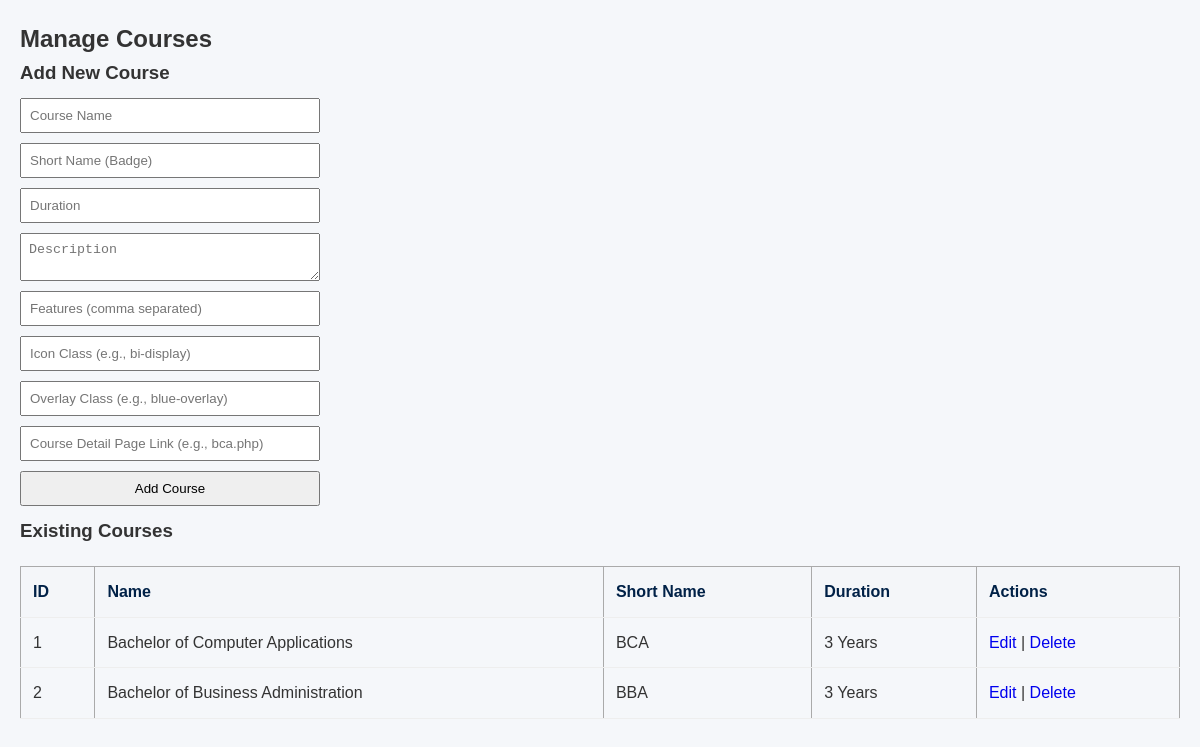
The app's page /Admin/manage_course.php with its own data.
### tables this page shows
CREATE TABLE IF NOT EXISTS `courses` (
  `id` INT AUTO_INCREMENT PRIMARY KEY,
  `name` VARCHAR(100) NOT NULL,
  `short_name` VARCHAR(10) NULL,
  `duration` VARCHAR(50) NULL,
  `description` TEXT NULL,
  `features` TEXT NULL,
  `icon_class` VARCHAR(50) NULL,
  `overlay_class` VARCHAR(20) NULL,
  `link` VARCHAR(100) NULL,
  `image` VARCHAR(255) NULL
);

### Admin/manage_course.php (the view, shortened to what this page needs)
<?php
include __DIR__ . '/db.php';
$courses = $conn->query("SELECT * FROM courses ORDER BY id ASC")->fetchAll(PDO::FETCH_ASSOC);
?>
<!DOCTYPE html>
<html lang="en">
<head>
    <link rel="stylesheet" href="admin.css">
    <link rel="stylesheet" href="../CSS/style.css">
</head>
<body>
<div class="container">
    <h2>Manage Courses</h2>
    <form method="POST">
        <h3>Add New Course</h3>
        <input type="text" name="name" placeholder="Course Name" required>
        <input type="text" name="short_name" placeholder="Short Name (Badge)" required>
        <input type="text" name="duration" placeholder="Duration" required>
        <textarea name="description" placeholder="Description" required></textarea>
        <input type="text" name="features" placeholder="Features (comma separated)">
        <input type="text" name="icon_class" placeholder="Icon Class (e.g., bi-display)">
        <input type="text" name="overlay_class" placeholder="Overlay Class (e.g., blue-overlay)">
        <input type="text" name="link" placeholder="Course Detail Page Link (e.g., bca.php)">
        <button type="submit" name="add_course">Add Course</button>
    </form>
    <h3>Existing Courses</h3>
    <table>
        <tr>
            <th>ID</th>
            <th>Name</th>
            <th>Short Name</th>
            <th>Duration</th>
            <th>Actions</th>
        </tr>
        <?php if (!empty($courses)): ?>
            <?php foreach ($courses as $c): ?>
            <tr>
                <td><?= $c['id'] ?></td>
                <td><?= $c['name'] ?></td>
                <td><?= $c['short_name'] ?></td>
                <td><?= $c['duration'] ?></td>
                <td>
                    <a href="edit_course.php?id=<?= $c['id'] ?>">Edit</a> |
                    <a href="delete_course.php?id=<?= $c['id'] ?>" onclick="return confirm('Delete this course?')">Delete</a>
                </td>
            </tr>
            <?php endforeach; ?>
        <?php else: ?>
            <tr><td colspan="5">No courses found.</td></tr>
        <?php endif; ?>
    </table>
</div>
</body>
</html>

### Admin/admin.css (style rules this page uses)
body { margin: 0; font-family: 'Poppins', sans-serif; background: #f4f6f9; }
table { width: 100%; border-collapse: collapse; }
table th, table td { padding: 12px; text-align: left; border-bottom: 1px solid #eee; }
table th { background: #f4f6f9; color: #002147; }

### CSS/style.css (style rules this page uses)
:root { --primary_color: #0d3b66; --secondary_color: rgb(242, 100, 25); --text_color: #333; --hover_color: #ccc; }
* { margin: 0; padding: 0; box-sizing: border-box; }
body { font-family: 'Poppins', sans-serif; background: #f5f7fa; color: var(--text_color); line-height: 1.6; overflow-x: hidden; }
a { text-decoration: none !important; transition: all 0.3s ease; }
* { scrollbar-width: thin; scrollbar-color: var(--secondary_color) transparent; }
body { font-family: 'Inter', sans-serif; }

### Admin/manage_course.php (style rules this page uses)
body { font-family: Arial, sans-serif; margin: 20px; }
input, textarea, button { display: block; margin: 10px 0; padding: 8px; width: 300px; }
table { border-collapse: collapse; margin-top: 20px; width: 100%; }
table, th, td { border: 1px solid #aaa; }
th, td { padding: 8px; text-align: left; }

### records on screen
courses: id "1", name "Bachelor of Computer Applications", short_name "BCA", duration "3 Years"
courses: id "2", name "Bachelor of Business Administration", short_name "BBA", duration "3 Years"
